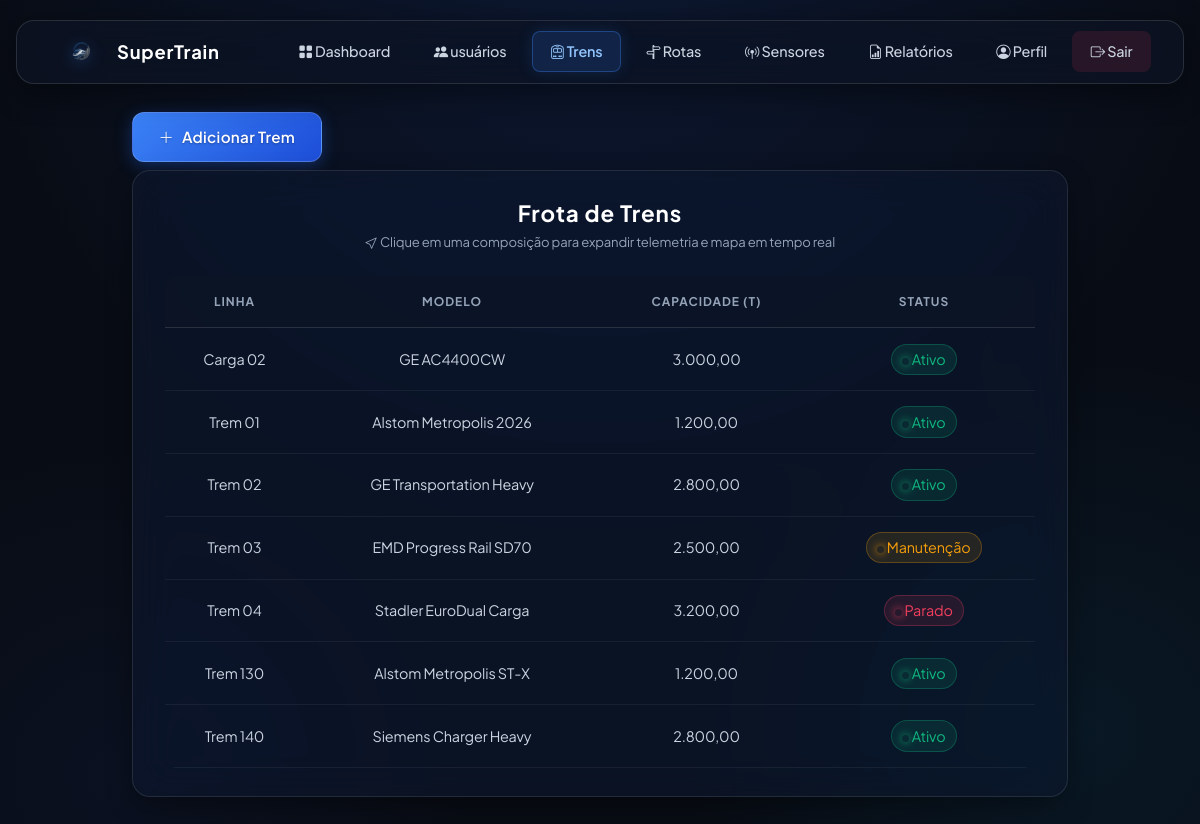
Before: /trens.php (signed in) with the older database file.
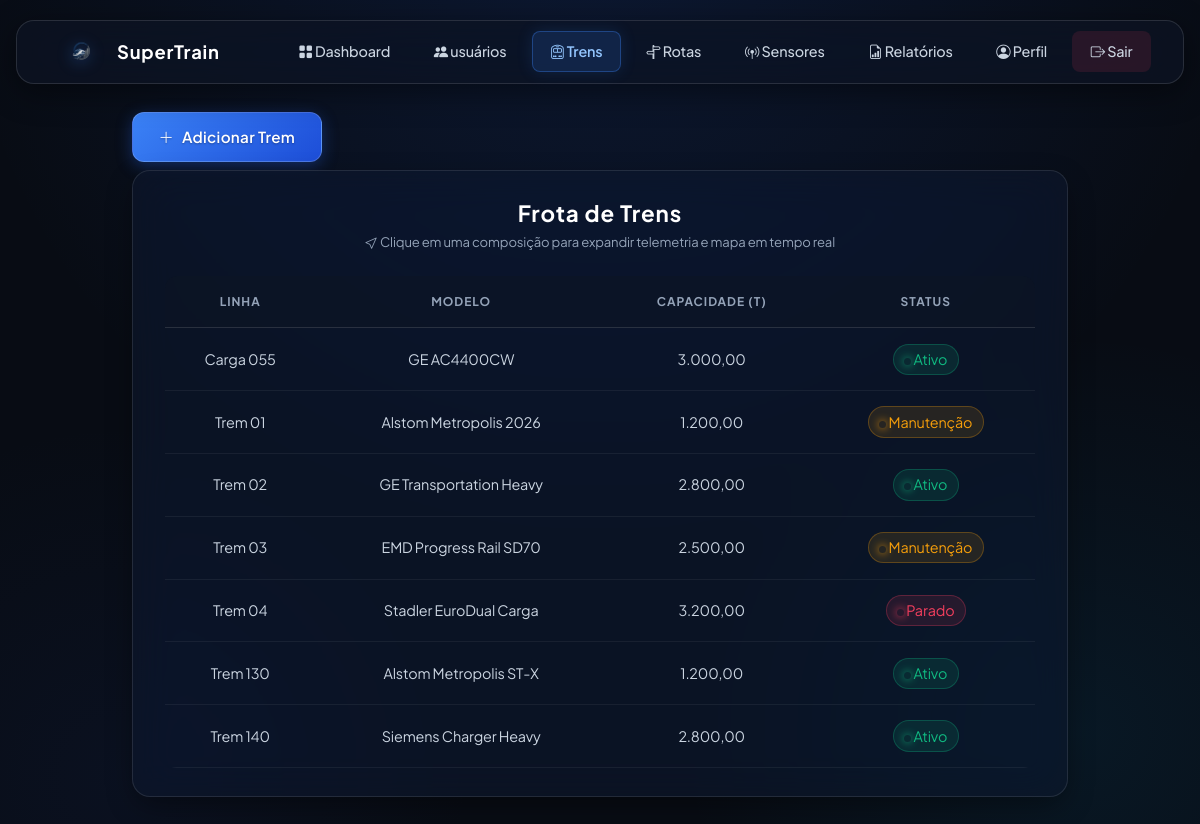
After: the same page with the newer database file.
### tables this page shows
CREATE TABLE `trens` (
  `id` int(11) NOT NULL AUTO_INCREMENT,
  `prefixo` varchar(20) NOT NULL,
  `modelo_composicao` varchar(100) NOT NULL DEFAULT 'SuperTrain Série 2000',
  `linha_id` int(11) DEFAULT NULL,
  `tipo` enum('passageiros','carga','expresso') NOT NULL DEFAULT 'passageiros',
  `status_operacional` enum('ativo','parado','manutencao') NOT NULL DEFAULT 'ativo',
  `capacidade_maxima` int(11) NOT NULL DEFAULT 800,
  `velocidade_maxima_kmh` decimal(5,2) NOT NULL DEFAULT 80.00,
  `ano_fabricacao` year(4) NOT NULL DEFAULT 2024,
  `ativo` tinyint(1) NOT NULL DEFAULT 1,
  `criado_em` datetime DEFAULT current_timestamp(),
  `atualizado_em` datetime DEFAULT current_timestamp() ON UPDATE current_timestamp(),
  PRIMARY KEY (`id`),
  UNIQUE KEY `prefixo` (`prefixo`),
  KEY `idx_trens_status` (`status_operacional`),
  KEY `idx_trens_linha` (`linha_id`),
  CONSTRAINT `fk_trens_linha` FOREIGN KEY (`linha_id`) REFERENCES `linhas` (`id`) ON DELETE SET NULL
);

### trens.php (the view, shortened to what the changed rows need)
<?php
require 'config.php';
$resultado = $conexao->query('SELECT * FROM trens ORDER BY prefixo');
?>
<!DOCTYPE html>
<html lang="pt-br">
<head>
  <link href="https://cdn.jsdelivr.net/npm/bootstrap@5.3.3/dist/css/bootstrap.min.css" rel="stylesheet" />
  <link rel="stylesheet" href="https://cdn.jsdelivr.net/npm/bootstrap-icons@1.11.3/font/bootstrap-icons.min.css" />
  <link rel="stylesheet" href="estilo/trens.css" />
</head>
<body>
  <main>
    <div class="container trens-container">
      <div class="card card-bg-blur trens-card">
        <div class="card-header-custom">
          <h1 class="card-title">Frota de Trens</h1>
        </div>
        <?php
        if ($resultado->num_rows === 0):
        ?>
          <div class="empty-fleet-state">
            <i class="bi bi-train-front empty-icon"></i>
            <p class="empty-text">Nenhum trem cadastrado no momento.</p>
            <a href="formulario.php" class="btn btn-primary btn-adicionar-trem">
              <i class="bi bi-plus-lg"></i>
              <span>Cadastrar Primeiro Trem</span>
            </a>
          </div>
        <?php
        else:
        ?>
          <div class="table-responsive">
            <table class="table text-center mb-0">
              <thead>
                <tr>
                  <th scope="col">Linha</th>
                  <th scope="col">Modelo</th>
                  <th scope="col">Capacidade (T)</th>
                  <th scope="col">Status</th>
                </tr>
              </thead>
              <tbody>
                <?php
                while ($linha = $resultado->fetch_assoc()) :
                ?>
                  <tr class="train-row" data-bs-toggle="collapse" data-bs-target="#detalhes-trem-<?= htmlspecialchars($linha['id']) ?>" aria-expanded="false">
                    <td scope="row"><?= htmlspecialchars($linha['prefixo']) ?></td>
                    <td><?= htmlspecialchars($linha['modelo_composicao']) ?></td>
                    <td><?= number_format((float) $linha['capacidade_maxima'], 2, ',', '.') ?></td>
                    <td>
                      <span class="status-<?= [
                        'ativo' => 'ativo',
                        'manutencao' => 'atencao',
                        'parado' => 'parado'
                      ][$linha['status_operacional']] ?? 'desconhecido';?>">
                        <span class="status-dot"></span> <?= [
                          'ativo' => 'Ativo',
                          'manutencao' => 'Manutenção',
                          'parado' => 'Parado'
                        ][$linha['status_operacional']] ?? 'desconhecido';?>
                      </span>
                    </td>
                  </tr>
                <?php
                endwhile;
                ?>
              </tbody>
            </table>
          </div>
      </div>
    </div>
  <?php
        endif;
  ?>
  </main>
</body>
</html>

Changed rows visible on the page:
changed trens "GE AC4400CW": prefixo "Carga 02" → "Carga 055"
changed trens "Trem 01": status_operacional "Ativo" → "Manutenção"
